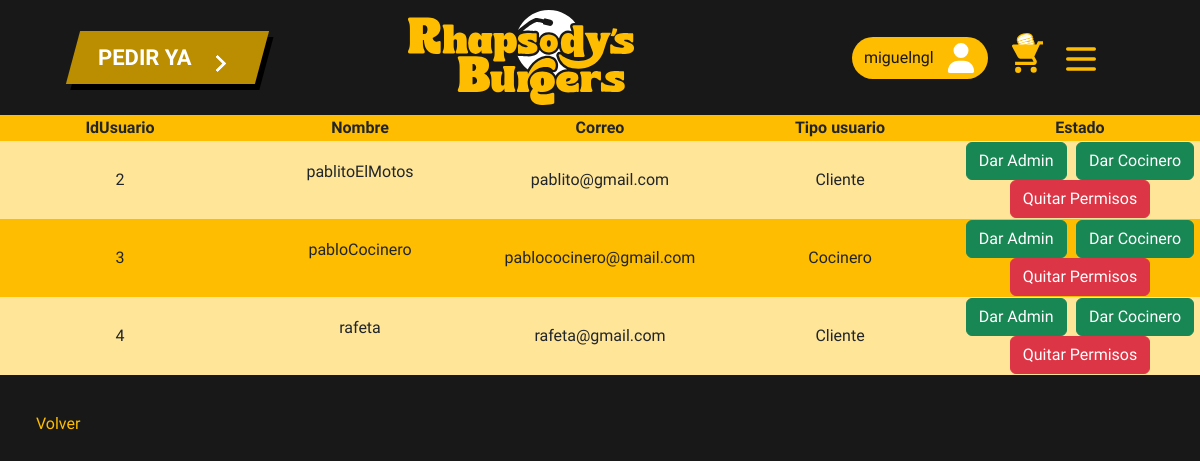
The app's page /darPermisos.php (signed in), older data.
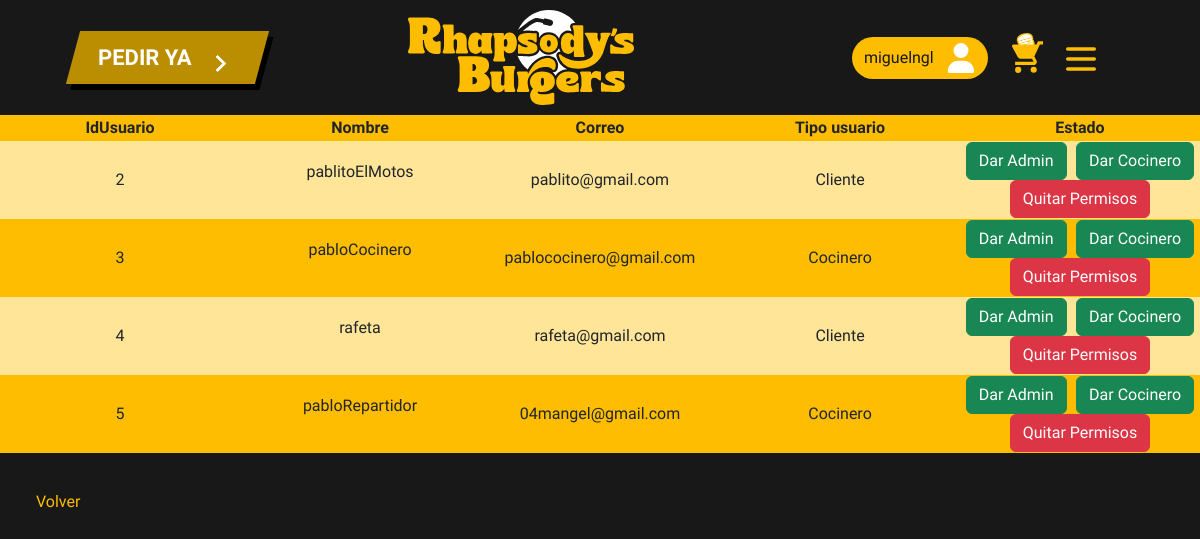
The same page, newer data.
### tables this page shows
CREATE TABLE `usuario` (
  `IdUsuario` int(11) NOT NULL,
  `Apodo` varchar(255) DEFAULT NULL,
  `Nombre` varchar(255) DEFAULT NULL,
  `Apellidos` varchar(255) DEFAULT NULL,
  `Direccion` varchar(255) DEFAULT NULL,
  `Correo` varchar(255) DEFAULT NULL,
  `Contrasena` varchar(255) DEFAULT NULL,
  `Tipo_usuario` tinyint(1) DEFAULT NULL
);

### darPermisos.php (the view, shortened to what this page needs)
<!DOCTYPE html>
<html lang="en">
<head>
    <link rel="stylesheet" href="css/normalize.css">
    <link href="https://cdn.jsdelivr.net/npm/bootstrap@5.3.2/dist/css/bootstrap.min.css" rel="stylesheet">
    <link rel="stylesheet" href="css/gestiones.css">
    <link rel="stylesheet" href="css/header.css">
    <link rel="stylesheet" href="css/footer.css">
</head>
<body>
<?php
include './php/conexion.php';
include './php/header.php';
if(isset($_SESSION["Usu"])){
    $idUsu = $_SESSION["Usu"];
    $consulta1 = "SELECT * FROM `Usuario` WHERE `Apodo` =  ?";
    $stmt = $conexion->prepare($consulta1);
    $stmt->bind_param("s", $idUsu);
    $stmt->execute();
    $result = $stmt->get_result();
    if($result->num_rows > 0){
        $array = $result->fetch_assoc();
        if($array["Tipo_usuario"] == 1){
            $consulta2 = "SELECT * FROM `Usuario`";
            $stmt2 = $conexion->prepare($consulta2);
            $stmt2->execute();
            $result2 = $stmt2->get_result();
            if($result2->num_rows > 0){
                echo "<table>";
                echo "<tr><th>IdUsuario</th><th>Nombre</th><th>Correo</th><th>Tipo usuario</th><th>Estado</th></tr>";
                while ($array2 = $result2->fetch_assoc()) {
                    echo "<tr><td>".$array2['IdUsuario']."</td><td><p>".$array2['Apodo']."</p></td><td>".$array2['Correo']."</td><td>";
                    if($array2['Tipo_usuario'] == 0){
                        echo "Cliente</td>";
                    } elseif($array2['Tipo_usuario'] == 1){
                        echo "Administrador</td>";
                    } else {
                        echo "Cocinero</td>";
                    }
                    echo "<td class='estado'>
                    <form action='php/darUsuario.php' method='post' enctype='multipart/form-data'>
                        <input type='number' id='id' name='id' class='d-none' value='".$array2['IdUsuario']."'>
                        <input type='hidden' name='tipo_usuario' value='1'>
                        <input type='submit' id='enviar_admin' class='btn btn-success' value='Dar Admin'>
                    </form>
                    <form action='php/darUsuario.php' method='post' enctype='multipart/form-data'>
                        <input type='number' id='id' name='id' class='d-none' value='".$array2['IdUsuario']."'>
                        <input type='hidden' name='tipo_usuario' value='2'>
                        <input type='submit' id='enviar_cocinero' class='btn btn-success' value='Dar Cocinero'>
                    </form>
                    <form action='php/darUsuario.php' method='post' enctype='multipart/form-data'>
                        <input type='number' id='id' name='id' class='d-none' value='".$array2['IdUsuario']."'>
                        <input type='hidden' name='tipo_usuario' value='0'>
                        <input type='submit' id='enviar_cocinero' class='btn btn-danger' value='Quitar Permisos'>
                    </form>
                    </td></tr>";
                }
                echo "</table>";
                echo "<nav class='submenu'><a href=miperfil.php>Volver</a></nav>";
            }
        }else{
            echo("<h4>ERROR 404 NOT FOUND</h4>");
        }
    }else{
        echo("<h4>ERROR 404 NOT FOUND</h4>");
    }
    }else{
        echo("<h4>ERROR 404 NOT FOUND</h4>");
    }
?>
</body>
</html>

Row changes from the older to the newer data that the page shows:
added usuario: IdUsuario "5", Apodo "pabloRepartidor", Correo "04mangel@gmail.com", Tipo_usuario "Cocinero"
